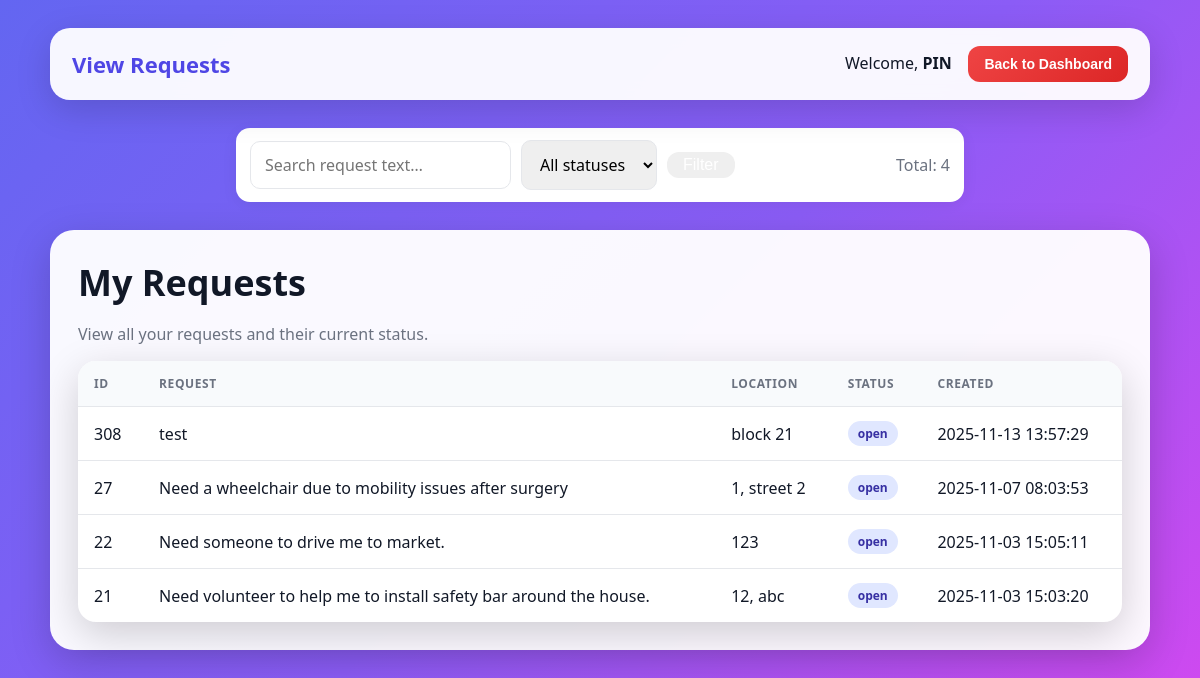
The app's page /CSIT314v3/Boundary/pin_search_request.php (signed in) with its own data.
### tables this page shows
CREATE TABLE `requests` (
  `request_id` int(11) UNSIGNED NOT NULL,
  `category_id` int(11) DEFAULT NULL,
  `user_id` int(11) NOT NULL,
  `title` varchar(80) NOT NULL,
  `content` text NOT NULL,
  `location` varchar(255) NOT NULL,
  `status` enum('open','in_progress','closed') NOT NULL DEFAULT 'open',
  `view_count` int(10) UNSIGNED NOT NULL DEFAULT 0,
  `shortlist_count` int(10) UNSIGNED NOT NULL DEFAULT 0,
  `created_at` timestamp NOT NULL DEFAULT current_timestamp()
);

### CSIT314v3/config/Database.php (called while the page is built, shortened)
<?php
class Database
{
    private static ?PDO $pdo = null;
    public static function getConnection(): PDO
    {
        if (self::$pdo === null) {
            $host = $_ENV['DB_HOST'] ?? '127.0.0.1';
            $db   = $_ENV['DB_NAME'] ?? 'csit314';
            $user = $_ENV['DB_USER'] ?? 'root';
            $pass = $_ENV['DB_PASS'] ?? '';
            $dsn = "mysql:host={$host};dbname={$db};charset=utf8mb4";
            try {
                self::$pdo = new PDO($dsn, $user, $pass, [
                    PDO::ATTR_ERRMODE            => PDO::ERRMODE_EXCEPTION,
                    PDO::ATTR_DEFAULT_FETCH_MODE => PDO::FETCH_ASSOC,
                ]);
            } catch (PDOException $e) {
                exit("❌ Database Connection Failed: " . $e->getMessage());
            }
        }
        return self::$pdo;
    }
}

### CSIT314v3/Controller/PinViewRequestsController.php (called while the page is built, shortened)
<?php
require_once __DIR__ . '/../Entity/requestEntity.php';
final class PinViewRequestsController
{
    public function list(
        int $userId,
        ?string $status = null,
        ?string $q = null,
        int $page = 1,
        int $perPage = 10
    ): array {
        $ent = new requestEntity();
        return $ent->listByUser($userId, $status, $q, $page, $perPage);
    }
}

### CSIT314v3/Entity/requestEntity.php (called while the page is built, shortened)
<?php
final class requestEntity
{
    private PDO $pdo;
    public function __construct()
    {
        $this->pdo = Database::getConnection();
    }
    public function listByUser(
        int $userId,
        ?string $status = null,
        ?string $q = null,
        int $page = 1,
        int $perPage = 10
    ): array {
        $page   = max(1, $page);
        $offset = ($page - 1) * $perPage;
        $where = "FROM requests r
                  LEFT JOIN service_categories c ON r.category_id = c.category_id
                  WHERE r.user_id = :uid";
        $args  = [':uid' => $userId];
        $stmt = $this->pdo->prepare("SELECT COUNT(*) {$where}");
        foreach ($args as $k => $v) { $stmt->bindValue($k, $v); }
        $stmt->execute();
        $total = (int)$stmt->fetchColumn();
        $sql = "
            SELECT
                r.request_id,
                r.category_id,
                c.category_name,
                r.title,
                r.content,
                r.location,
                r.status,
                r.created_at,
                r.view_count,
                r.shortlist_count
            {$where}
            ORDER BY r.request_id DESC
            LIMIT :lim OFFSET :off
        ";
        $stmt = $this->pdo->prepare($sql);
        foreach ($args as $k => $v) { $stmt->bindValue($k, $v); }
        $stmt->bindValue(':lim', $perPage, PDO::PARAM_INT);
        $stmt->bindValue(':off', $offset, PDO::PARAM_INT);
        $stmt->execute();
        return [
            'rows'    => $stmt->fetchAll(),
            'total'   => $total,
            'page'    => $page,
            'perPage' => $perPage,
            'pages'   => (int)ceil($total / $perPage),
        ];
    }
}

### CSIT314v3/Boundary/pin_search_request.php (the view, shortened to what this page needs)
<?php
require_once __DIR__ . '/../Controller/PinViewRequestsController.php';
function getFilters(): array {
    $status = isset($_GET['status']) ? trim((string)$_GET['status']) : '';
    $q      = isset($_GET['q']) ? trim((string)$_GET['q']) : '';
    $page   = isset($_GET['page']) ? max(1,(int)$_GET['page']) : 1;
    return [$status, $q, $page];
}
function loadRequests(int $userId, string $status, string $q, int $page): array {
    $ctl = new PinViewRequestsController();
    return $ctl->list($userId, $status ?: null, $q ?: null, $page, 10);
}
$userId   = (int)$_SESSION['user_id'];
$userName = htmlspecialchars($_SESSION['name'] ?? 'pin');
[$status, $q, $page] = getFilters();
$data = loadRequests($userId, $status, $q, $page);
$rows = $data['rows'];
$total = $data['total'];
?>
<!doctype html>
<html lang="en">
<head>
</head>
<body>
  <div class="wrap">
  <div class="topbar">
    <div class="brand">
      <div class="title">View Requests</div>
    </div>
    <div>
      Welcome, <strong><?= $userName ?></strong>
      <a href="pin_dashboard.php"><button class="dashboard">Back to Dashboard</button></a>
    </div>
  </div>
  </div>
  <form class="controls" method="get" action="view_requests.php">
    <input type="text" name="q" placeholder="Search request text…" value="<?= htmlspecialchars($q) ?>">
    <select name="status">
      <option value="">All statuses</option>
    </select>
    <button class="btn" type="submit">Filter</button>
    <div class="muted" style="margin-left:auto">Total: <?= (int)$total ?></div>
  </form>
  <div class="wrap">
  <div class="hero">
    <h1>My Requests</h1>
    <p class="muted">View all your requests and their current status.</p>
    <table>
      <thead>
        <tr>
          <th>ID</th>
          <th>Request</th>
          <th>Location</th>
          <th>Status</th>
          <th>Created</th>
        </tr>
      </thead>
      <tbody>
        <?php if (empty($rows)): ?>
          <tr><td colspan="5">No requests found.</td></tr>
        <?php else: foreach ($rows as $r): $s=strtolower((string)$r['status']); ?>
          <tr>
            <td><?= (int)$r['request_id'] ?></td>
            <td><?= nl2br(htmlspecialchars($r['content'])) ?></td>
            <td><?= htmlspecialchars($r['location']) ?></td>
            <td><span class="status <?= htmlspecialchars($s) ?>"><?= htmlspecialchars($r['status']) ?></span></td>
            <td><?= htmlspecialchars((string)$r['created_at']) ?></td>
          </tr>
        <?php endforeach; endif; ?>
      </tbody>
    </table>
  </div>
  </div>
</body>
</html>

### CSIT314v3/Boundary/pin_search_request.php (style rules this page uses)
html, body { min-height: 100vh; }
html { background: linear-gradient(135deg, #6366f1 0%, #8b5cf6 50%, #d946ef 100%); background-attachment: fixed; }
body { margin: 0; font-family: system-ui, -apple-system, Segoe UI, Roboto, Arial, sans-serif; color: #111827; background: transparent; }
.wrap { max-width: 1100px; margin: 28px auto; padding: 0 18px; }
.topbar { background: rgba(255, 255, 255, 0.95); backdrop-filter: blur(8px); border-radius: 20px; padding: 18px 22px; display: flex; justify-content: space-between; align-items: center; box-shadow: 0 10px 35px rgba(0,0,0,0.15); }
.brand { display: flex; align-items: center; gap: 12px; }
.title { font-weight: 800; color: #4f46e5; font-size: 22px; }
.dashboard { padding: 10px 16px; border: 0; border-radius: 12px; background: linear-gradient(135deg, #ef4444, #dc2626); color: #fff; cursor: pointer; font-weight: 800; font-size: 14px; }
.btn { padding: 4px 16px; border: 0; border-radius: 12px; background: linear-gradient(135deg, #8b5cf6); color: #fff; cursor: pointer; font-weight: 500; font-size: 16px; }
.hero { margin: 26px 0; background: rgba(255, 255, 255, 0.96); border-radius: 24px; padding: 28px; box-shadow: 0 12px 40px rgba(0, 0, 0, 0.18); }
.hero h1 { margin: 0 0 8px; font-size: 36px; }
.muted { color: #6b7280; }
table { width: 100%; border-collapse: collapse; background: #fff; border-radius: 18px; overflow: hidden; box-shadow: 0 12px 40px rgba(0,0,0,0.18); }
th, td { padding: 14px 16px; border-bottom: 1px solid #e5e7eb; text-align: left; }
th { background: #f8fafc; text-transform: uppercase; font-size: 12px; letter-spacing: 0.05em; color: #6b7280; }
tr:last-child td { border-bottom: none; }
.controls { background: #fff; border-radius: 14px; padding: 12px 14px; margin: 16px auto; display: flex; gap: 10px; align-items: center; justify-content: center; box-shadow: 0 4px 16px rgba(0,0,0,.06); max-width: 700px; }
.controls input, .controls select { font-size: 16px; padding: 12px 14px; border-radius: 10px; border: 1px solid #e5e7eb; font-family: inherit; }
.status { display: inline-block; padding: 4px 10px; border-radius: 999px; font-size: 12px; font-weight: 700; }
.status.open { background: #e0e7ff; color: #3730a3; }

### records on screen
requests: request_id "308", content "test", location "block 21", status "open", created_at "2025-11-13 13:57:29"
requests: request_id "27", content "Need a wheelchair due to mobility issues after surgery", location "1, street 2", status "open", created_at "2025-11-07 08:03:53"
requests: request_id "22", content "Need someone to drive me to market.", location "123", status "open", created_at "2025-11-03 15:05:11"
requests: request_id "21", content "Need volunteer to help me to install safety bar around the house.", location "12, abc", status "open", created_at "2025-11-03 15:03:20"

### other values on screen
$userName "PIN"
$total "4"
